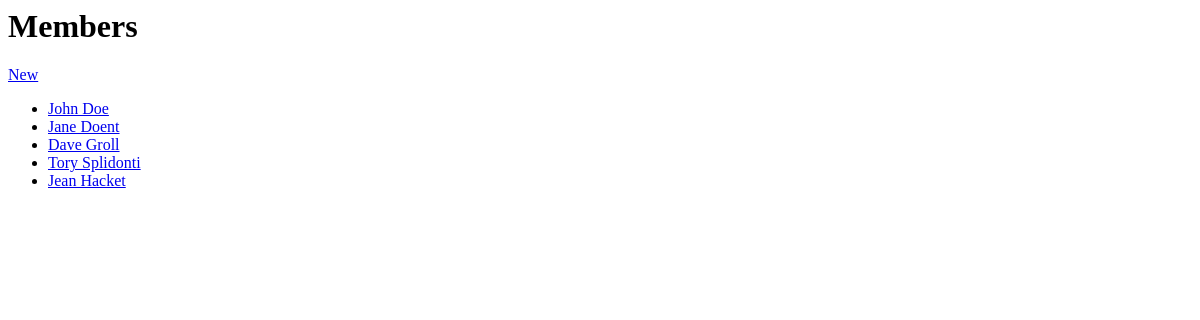
/member/list/, run on an earlier commit of the app's database.
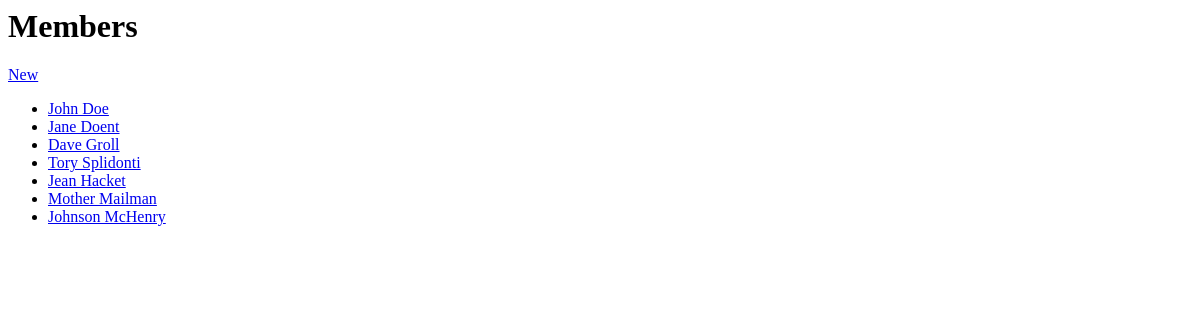
And on a later commit of the database.
### bookings/models.py (models this page shows, shortened)
class Person(models.Model):
    objects = PersonManager()
    first_name = models.CharField(max_length=25)
    last_name = models.CharField(max_length=25)
    def full_name(self):
        return self.first_name + ' ' + self.last_name
    class Meta:
        abstract = True
        unique_together = (('first_name', 'last_name'),)

class Member(Person):
    def __str__(self):
        return self.full_name()
    def get_absolute_url(self):
        return reverse('member_detail', kwargs={'pk': self.pk})

### bookings/member_views.py (the view)
class MemberListView(ListView):
    model = Member
    context_object_name = 'member_list'

### bookings/templates/bookings/member_list.html
<h1>Members</h1>
<a href="{% url 'member_new' %}">New</a>
<ul>
    {% for member in member_list %}
    <li>
        <a href="{% url 'member_detail' pk=member.pk %}">
        {{ member.full_name }}
        </a>
    </li>
    {% endfor %}
</ul>

What changed in the data, as far as the page shows it:
added Member: full_name "Mother Mailman"
added Member: full_name "Johnson McHenry"
